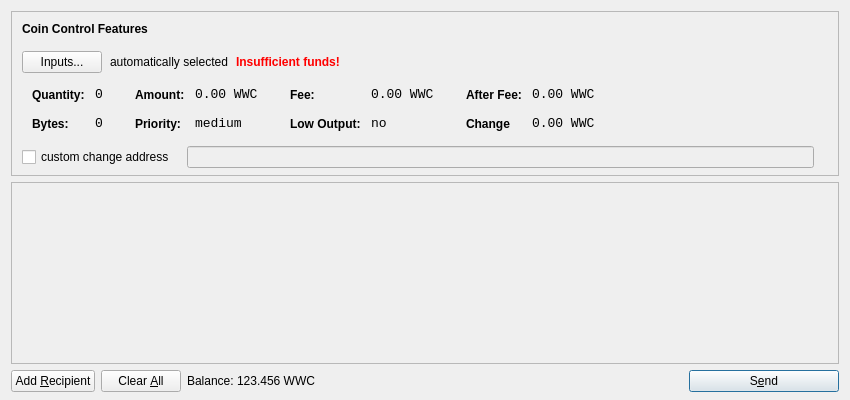
<?xml version="1.0" encoding="UTF-8"?>
<ui version="4.0">
 <class>SendCoinsDialog</class>
 <widget class="QDialog" name="SendCoinsDialog">
  <property name="geometry">
   <rect>
    <x>0</x>
    <y>0</y>
    <width>850</width>
    <height>400</height>
   </rect>
  </property>
  <property name="windowTitle">
   <string>Send Coins</string>
  </property>
  <layout class="QVBoxLayout" name="verticalLayout" stretch="0,1,0">
   <property name="bottomMargin">
    <number>8</number>
   </property>
   <item>
    <widget class="QFrame" name="frameCoinControl">
     <property name="sizePolicy">
      <sizepolicy hsizetype="Expanding" vsizetype="Expanding">
       <horstretch>0</horstretch>
       <verstretch>0</verstretch>
      </sizepolicy>
     </property>
     <property name="maximumSize">
      <size>
       <width>16777215</width>
       <height>16777215</height>
      </size>
     </property>
     <property name="frameShape">
      <enum>QFrame::StyledPanel</enum>
     </property>
     <property name="frameShadow">
      <enum>QFrame::Sunken</enum>
     </property>
     <layout class="QVBoxLayout" name="verticalLayoutCoinControl2">
      <property name="spacing">
       <number>-1</number>
      </property>
      <property name="leftMargin">
       <number>0</number>
      </property>
      <property name="topMargin">
       <number>0</number>
      </property>
      <property name="rightMargin">
       <number>0</number>
      </property>
      <property name="bottomMargin">
       <number>6</number>
      </property>
      <item>
       <layout class="QVBoxLayout" name="verticalLayoutCoinControl" stretch="0,0,0,0,1">
        <property name="spacing">
         <number>0</number>
        </property>
        <property name="leftMargin">
         <number>10</number>
        </property>
        <property name="topMargin">
         <number>10</number>
        </property>
        <item>
         <layout class="QHBoxLayout" name="horizontalLayoutCoinControl1">
          <property name="bottomMargin">
           <number>15</number>
          </property>
          <item>
           <widget class="QLabel" name="labelCoinControlFeatures">
            <property name="sizePolicy">
             <sizepolicy hsizetype="Preferred" vsizetype="Maximum">
              <horstretch>0</horstretch>
              <verstretch>0</verstretch>
             </sizepolicy>
            </property>
            <property name="font">
             <font>
              <weight>75</weight>
              <bold>true</bold>
             </font>
            </property>
            <property name="styleSheet">
             <string notr="true">font-weight:bold;</string>
            </property>
            <property name="text">
             <string>Coin Control Features</string>
            </property>
           </widget>
          </item>
         </layout>
        </item>
        <item>
         <layout class="QHBoxLayout" name="horizontalLayoutCoinControl2" stretch="0,0,0,0">
          <property name="spacing">
           <number>8</number>
          </property>
          <property name="bottomMargin">
           <number>10</number>
          </property>
          <item>
           <widget class="QPushButton" name="pushButtonCoinControl">
            <property name="styleSheet">
             <string notr="true"/>
            </property>
            <property name="text">
             <string>Inputs...</string>
            </property>
           </widget>
          </item>
          <item>
           <widget class="QLabel" name="labelCoinControlAutomaticallySelected">
            <property name="text">
             <string>automatically selected</string>
            </property>
            <property name="margin">
             <number>5</number>
            </property>
           </widget>
          </item>
          <item>
           <widget class="QLabel" name="labelCoinControlInsuffFunds">
            <property name="font">
             <font>
              <weight>75</weight>
              <bold>true</bold>
             </font>
            </property>
            <property name="styleSheet">
             <string notr="true">color:red;font-weight:bold;</string>
            </property>
            <property name="text">
             <string>Insufficient funds!</string>
            </property>
            <property name="margin">
             <number>5</number>
            </property>
           </widget>
          </item>
          <item>
           <spacer name="horizontalSpacerCoinControl">
            <property name="orientation">
             <enum>Qt::Horizontal</enum>
            </property>
            <property name="sizeHint" stdset="0">
             <size>
              <width>40</width>
              <height>1</height>
             </size>
            </property>
           </spacer>
          </item>
         </layout>
        </item>
        <item>
         <widget class="QWidget" name="widgetCoinControl" native="true">
          <property name="sizePolicy">
           <sizepolicy hsizetype="Preferred" vsizetype="Preferred">
            <horstretch>0</horstretch>
            <verstretch>0</verstretch>
           </sizepolicy>
          </property>
          <property name="minimumSize">
           <size>
            <width>0</width>
            <height>0</height>
           </size>
          </property>
          <property name="styleSheet">
           <string notr="true"/>
          </property>
          <layout class="QHBoxLayout" name="horizontalLayoutCoinControl5">
           <property name="margin">
            <number>0</number>
           </property>
           <item>
            <layout class="QHBoxLayout" name="horizontalLayoutCoinControl3" stretch="0,0,0,1">
             <property name="spacing">
              <number>20</number>
             </property>
             <property name="topMargin">
              <number>0</number>
             </property>
             <property name="bottomMargin">
              <number>10</number>
             </property>
             <item>
              <layout class="QFormLayout" name="formLayoutCoinControl1">
               <property name="horizontalSpacing">
                <number>10</number>
               </property>
               <property name="verticalSpacing">
                <number>14</number>
               </property>
               <property name="leftMargin">
                <number>10</number>
               </property>
               <property name="topMargin">
                <number>4</number>
               </property>
               <property name="rightMargin">
                <number>6</number>
               </property>
               <item row="0" column="0">
                <widget class="QLabel" name="labelCoinControlQuantityText">
                 <property name="styleSheet">
                  <string notr="true">font-weight:bold;</string>
                 </property>
                 <property name="text">
                  <string>Quantity:</string>
                 </property>
                 <property name="margin">
                  <number>0</number>
                 </property>
                </widget>
               </item>
               <item row="0" column="1">
                <widget class="QLabel" name="labelCoinControlQuantity">
                 <property name="font">
                  <font>
                   <family>Monospace</family>
                   <pointsize>10</pointsize>
                  </font>
                 </property>
                 <property name="cursor">
                  <cursorShape>IBeamCursor</cursorShape>
                 </property>
                 <property name="contextMenuPolicy">
                  <enum>Qt::ActionsContextMenu</enum>
                 </property>
                 <property name="text">
                  <string>0</string>
                 </property>
                 <property name="margin">
                  <number>0</number>
                 </property>
                 <property name="textInteractionFlags">
                  <set>Qt::LinksAccessibleByMouse|Qt::TextSelectableByKeyboard|Qt::TextSelectableByMouse</set>
                 </property>
                </widget>
               </item>
               <item row="1" column="0">
                <widget class="QLabel" name="labelCoinControlBytesText">
                 <property name="styleSheet">
                  <string notr="true">font-weight:bold;</string>
                 </property>
                 <property name="text">
                  <string>Bytes:</string>
                 </property>
                </widget>
               </item>
               <item row="1" column="1">
                <widget class="QLabel" name="labelCoinControlBytes">
                 <property name="font">
                  <font>
                   <family>Monospace</family>
                   <pointsize>10</pointsize>
                  </font>
                 </property>
                 <property name="cursor">
                  <cursorShape>IBeamCursor</cursorShape>
                 </property>
                 <property name="contextMenuPolicy">
                  <enum>Qt::ActionsContextMenu</enum>
                 </property>
                 <property name="text">
                  <string>0</string>
                 </property>
                 <property name="textInteractionFlags">
                  <set>Qt::LinksAccessibleByMouse|Qt::TextSelectableByKeyboard|Qt::TextSelectableByMouse</set>
                 </property>
                </widget>
               </item>
              </layout>
             </item>
             <item>
              <layout class="QFormLayout" name="formLayoutCoinControl2">
               <property name="horizontalSpacing">
                <number>10</number>
               </property>
               <property name="verticalSpacing">
                <number>14</number>
               </property>
               <property name="leftMargin">
                <number>6</number>
               </property>
               <property name="topMargin">
                <number>4</number>
               </property>
               <property name="rightMargin">
                <number>6</number>
               </property>
               <item row="0" column="0">
                <widget class="QLabel" name="labelCoinControlAmountText">
                 <property name="styleSheet">
                  <string notr="true">font-weight:bold;</string>
                 </property>
                 <property name="text">
                  <string>Amount:</string>
                 </property>
                 <property name="margin">
                  <number>0</number>
                 </property>
                </widget>
               </item>
               <item row="0" column="1">
                <widget class="QLabel" name="labelCoinControlAmount">
                 <property name="font">
                  <font>
                   <family>Monospace</family>
                   <pointsize>10</pointsize>
                  </font>
                 </property>
                 <property name="cursor">
                  <cursorShape>IBeamCursor</cursorShape>
                 </property>
                 <property name="contextMenuPolicy">
                  <enum>Qt::ActionsContextMenu</enum>
                 </property>
                 <property name="text">
                  <string>0.00 WWC</string>
                 </property>
                 <property name="textInteractionFlags">
                  <set>Qt::LinksAccessibleByMouse|Qt::TextSelectableByKeyboard|Qt::TextSelectableByMouse</set>
                 </property>
                </widget>
               </item>
               <item row="1" column="0">
                <widget class="QLabel" name="labelCoinControlPriorityText">
                 <property name="styleSheet">
                  <string notr="true">font-weight:bold;</string>
                 </property>
                 <property name="text">
                  <string>Priority:</string>
                 </property>
                </widget>
               </item>
               <item row="1" column="1">
                <widget class="QLabel" name="labelCoinControlPriority">
                 <property name="font">
                  <font>
                   <family>Monospace</family>
                   <pointsize>10</pointsize>
                  </font>
                 </property>
                 <property name="cursor">
                  <cursorShape>IBeamCursor</cursorShape>
                 </property>
                 <property name="contextMenuPolicy">
                  <enum>Qt::ActionsContextMenu</enum>
                 </property>
                 <property name="text">
                  <string>medium</string>
                 </property>
                 <property name="textInteractionFlags">
                  <set>Qt::LinksAccessibleByMouse|Qt::TextSelectableByKeyboard|Qt::TextSelectableByMouse</set>
                 </property>
                </widget>
               </item>
              </layout>
             </item>
             <item>
              <layout class="QFormLayout" name="formLayoutCoinControl3">
               <property name="horizontalSpacing">
                <number>10</number>
               </property>
               <property name="verticalSpacing">
                <number>14</number>
               </property>
               <property name="leftMargin">
                <number>6</number>
               </property>
               <property name="topMargin">
                <number>4</number>
               </property>
               <property name="rightMargin">
                <number>6</number>
               </property>
               <item row="0" column="0">
                <widget class="QLabel" name="labelCoinControlFeeText">
                 <property name="styleSheet">
                  <string notr="true">font-weight:bold;</string>
                 </property>
                 <property name="text">
                  <string>Fee:</string>
                 </property>
                 <property name="margin">
                  <number>0</number>
                 </property>
                </widget>
               </item>
               <item row="0" column="1">
                <widget class="QLabel" name="labelCoinControlFee">
                 <property name="font">
                  <font>
                   <family>Monospace</family>
                   <pointsize>10</pointsize>
                  </font>
                 </property>
                 <property name="cursor">
                  <cursorShape>IBeamCursor</cursorShape>
                 </property>
                 <property name="contextMenuPolicy">
                  <enum>Qt::ActionsContextMenu</enum>
                 </property>
                 <property name="text">
                  <string>0.00 WWC</string>
                 </property>
                 <property name="textInteractionFlags">
                  <set>Qt::LinksAccessibleByMouse|Qt::TextSelectableByKeyboard|Qt::TextSelectableByMouse</set>
                 </property>
                </widget>
               </item>
               <item row="1" column="0">
                <widget class="QLabel" name="labelCoinControlLowOutputText">
                 <property name="styleSheet">
                  <string notr="true">font-weight:bold;</string>
                 </property>
                 <property name="text">
                  <string>Low Output:</string>
                 </property>
                </widget>
               </item>
               <item row="1" column="1">
                <widget class="QLabel" name="labelCoinControlLowOutput">
                 <property name="font">
                  <font>
                   <family>Monospace</family>
                   <pointsize>10</pointsize>
                  </font>
                 </property>
                 <property name="cursor">
                  <cursorShape>IBeamCursor</cursorShape>
                 </property>
                 <property name="contextMenuPolicy">
                  <enum>Qt::ActionsContextMenu</enum>
                 </property>
                 <property name="text">
                  <string>no</string>
                 </property>
                 <property name="textInteractionFlags">
                  <set>Qt::LinksAccessibleByMouse|Qt::TextSelectableByKeyboard|Qt::TextSelectableByMouse</set>
                 </property>
                </widget>
               </item>
              </layout>
             </item>
             <item>
              <layout class="QFormLayout" name="formLayoutCoinControl4">
               <property name="horizontalSpacing">
                <number>10</number>
               </property>
               <property name="verticalSpacing">
                <number>14</number>
               </property>
               <property name="leftMargin">
                <number>6</number>
               </property>
               <property name="topMargin">
                <number>4</number>
               </property>
               <property name="rightMargin">
                <number>6</number>
               </property>
               <item row="0" column="0">
                <widget class="QLabel" name="labelCoinControlAfterFeeText">
                 <property name="styleSheet">
                  <string notr="true">font-weight:bold;</string>
                 </property>
                 <property name="text">
                  <string>After Fee:</string>
                 </property>
                 <property name="margin">
                  <number>0</number>
                 </property>
                </widget>
               </item>
               <item row="0" column="1">
                <widget class="QLabel" name="labelCoinControlAfterFee">
                 <property name="font">
                  <font>
                   <family>Monospace</family>
                   <pointsize>10</pointsize>
                  </font>
                 </property>
                 <property name="cursor">
                  <cursorShape>IBeamCursor</cursorShape>
                 </property>
                 <property name="contextMenuPolicy">
                  <enum>Qt::ActionsContextMenu</enum>
                 </property>
                 <property name="text">
                  <string>0.00 WWC</string>
                 </property>
                 <property name="textInteractionFlags">
                  <set>Qt::LinksAccessibleByMouse|Qt::TextSelectableByKeyboard|Qt::TextSelectableByMouse</set>
                 </property>
                </widget>
               </item>
               <item row="1" column="0">
                <widget class="QLabel" name="labelCoinControlChangeText">
                 <property name="styleSheet">
                  <string notr="true">font-weight:bold;</string>
                 </property>
                 <property name="text">
                  <string>Change</string>
                 </property>
                </widget>
               </item>
               <item row="1" column="1">
                <widget class="QLabel" name="labelCoinControlChange">
                 <property name="font">
                  <font>
                   <family>Monospace</family>
                   <pointsize>10</pointsize>
                  </font>
                 </property>
                 <property name="cursor">
                  <cursorShape>IBeamCursor</cursorShape>
                 </property>
                 <property name="contextMenuPolicy">
                  <enum>Qt::ActionsContextMenu</enum>
                 </property>
                 <property name="text">
                  <string>0.00 WWC</string>
                 </property>
                 <property name="textInteractionFlags">
                  <set>Qt::LinksAccessibleByMouse|Qt::TextSelectableByKeyboard|Qt::TextSelectableByMouse</set>
                 </property>
                </widget>
               </item>
              </layout>
             </item>
            </layout>
           </item>
          </layout>
         </widget>
        </item>
        <item>
         <layout class="QHBoxLayout" name="horizontalLayoutCoinControl4" stretch="0,0,0">
          <property name="spacing">
           <number>12</number>
          </property>
          <property name="sizeConstraint">
           <enum>QLayout::SetDefaultConstraint</enum>
          </property>
          <property name="topMargin">
           <number>5</number>
          </property>
          <property name="rightMargin">
           <number>5</number>
          </property>
          <item>
           <widget class="QCheckBox" name="checkBoxCoinControlChange">
            <property name="text">
             <string>custom change address</string>
            </property>
           </widget>
          </item>
          <item>
           <widget class="QLineEdit" name="lineEditCoinControlChange">
            <property name="enabled">
             <bool>false</bool>
            </property>
            <property name="sizePolicy">
             <sizepolicy hsizetype="Expanding" vsizetype="Fixed">
              <horstretch>0</horstretch>
              <verstretch>0</verstretch>
             </sizepolicy>
            </property>
           </widget>
          </item>
          <item>
           <widget class="QLabel" name="labelCoinControlChangeLabel">
            <property name="sizePolicy">
             <sizepolicy hsizetype="Preferred" vsizetype="Expanding">
              <horstretch>0</horstretch>
              <verstretch>0</verstretch>
             </sizepolicy>
            </property>
            <property name="minimumSize">
             <size>
              <width>0</width>
              <height>0</height>
             </size>
            </property>
            <property name="text">
             <string/>
            </property>
            <property name="margin">
             <number>3</number>
            </property>
           </widget>
          </item>
         </layout>
        </item>
        <item>
         <spacer name="verticalSpacerCoinControl">
          <property name="orientation">
           <enum>Qt::Vertical</enum>
          </property>
          <property name="sizeHint" stdset="0">
           <size>
            <width>800</width>
            <height>1</height>
           </size>
          </property>
         </spacer>
        </item>
       </layout>
      </item>
     </layout>
    </widget>
   </item>
   <item>
    <widget class="QScrollArea" name="scrollArea">
     <property name="widgetResizable">
      <bool>true</bool>
     </property>
     <widget class="QWidget" name="scrollAreaWidgetContents">
      <property name="geometry">
       <rect>
        <x>0</x>
        <y>0</y>
        <width>830</width>
        <height>165</height>
       </rect>
      </property>
      <layout class="QVBoxLayout" name="verticalLayout_2">
       <property name="margin">
        <number>0</number>
       </property>
       <item>
        <layout class="QVBoxLayout" name="entries">
         <property name="spacing">
          <number>6</number>
         </property>
        </layout>
       </item>
       <item>
        <spacer name="verticalSpacer">
         <property name="orientation">
          <enum>Qt::Vertical</enum>
         </property>
         <property name="sizeHint" stdset="0">
          <size>
           <width>20</width>
           <height>40</height>
          </size>
         </property>
        </spacer>
       </item>
      </layout>
     </widget>
    </widget>
   </item>
   <item>
    <layout class="QHBoxLayout" name="horizontalLayout">
     <item>
      <widget class="QPushButton" name="addButton">
       <property name="toolTip">
        <string>Send to multiple recipients at once</string>
       </property>
       <property name="text">
        <string>Add &amp;Recipient</string>
       </property>
       <property name="icon">
        <iconset resource="../bitcoin.qrc">
         <normaloff>:/icons/add</normaloff>:/icons/add</iconset>
       </property>
       <property name="autoDefault">
        <bool>false</bool>
       </property>
      </widget>
     </item>
     <item>
      <widget class="QPushButton" name="clearButton">
       <property name="sizePolicy">
        <sizepolicy hsizetype="Minimum" vsizetype="Fixed">
         <horstretch>0</horstretch>
         <verstretch>0</verstretch>
        </sizepolicy>
       </property>
       <property name="toolTip">
        <string>Remove all transaction fields</string>
       </property>
       <property name="text">
        <string>Clear &amp;All</string>
       </property>
       <property name="icon">
        <iconset resource="../bitcoin.qrc">
         <normaloff>:/icons/remove</normaloff>:/icons/remove</iconset>
       </property>
       <property name="autoRepeatDelay">
        <number>300</number>
       </property>
       <property name="autoDefault">
        <bool>false</bool>
       </property>
      </widget>
     </item>
     <item>
      <layout class="QHBoxLayout" name="horizontalLayout_2">
       <property name="spacing">
        <number>3</number>
       </property>
       <item>
        <widget class="QLabel" name="label">
         <property name="sizePolicy">
          <sizepolicy hsizetype="Preferred" vsizetype="Fixed">
           <horstretch>0</horstretch>
           <verstretch>0</verstretch>
          </sizepolicy>
         </property>
         <property name="text">
          <string>Balance:</string>
         </property>
        </widget>
       </item>
       <item>
        <widget class="QLabel" name="labelBalance">
         <property name="sizePolicy">
          <sizepolicy hsizetype="Preferred" vsizetype="Fixed">
           <horstretch>0</horstretch>
           <verstretch>0</verstretch>
          </sizepolicy>
         </property>
         <property name="cursor">
          <cursorShape>IBeamCursor</cursorShape>
         </property>
         <property name="text">
          <string>123.456 WWC</string>
         </property>
         <property name="textInteractionFlags">
          <set>Qt::LinksAccessibleByMouse|Qt::TextSelectableByKeyboard|Qt::TextSelectableByMouse</set>
         </property>
        </widget>
       </item>
      </layout>
     </item>
     <item>
      <spacer name="horizontalSpacer">
       <property name="orientation">
        <enum>Qt::Horizontal</enum>
       </property>
       <property name="sizeHint" stdset="0">
        <size>
         <width>40</width>
         <height>20</height>
        </size>
       </property>
      </spacer>
     </item>
     <item>
      <widget class="QPushButton" name="sendButton">
       <property name="minimumSize">
        <size>
         <width>150</width>
         <height>0</height>
        </size>
       </property>
       <property name="toolTip">
        <string>Confirm the send action</string>
       </property>
       <property name="text">
        <string>S&amp;end</string>
       </property>
       <property name="icon">
        <iconset resource="../bitcoin.qrc">
         <normaloff>:/icons/send</normaloff>:/icons/send</iconset>
       </property>
       <property name="default">
        <bool>true</bool>
       </property>
      </widget>
     </item>
    </layout>
   </item>
  </layout>
 </widget>
 <resources>
  <include location="../bitcoin.qrc"/>
 </resources>
 <connections/>
</ui>
